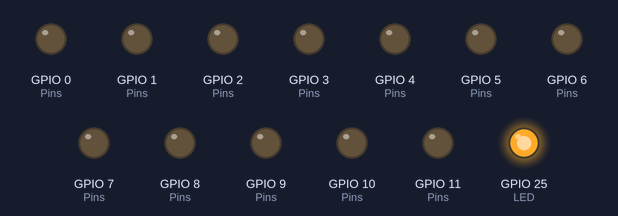
A sketch run on a simulated ESP32. On the bench: output pins drawn as LEDs (lit = HIGH).

Above: at 0.3 s.
At 3.1 s:
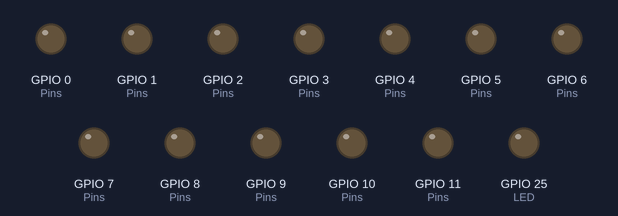
Timing chart, 0 to 7.3 s (numbered marks = the images above):
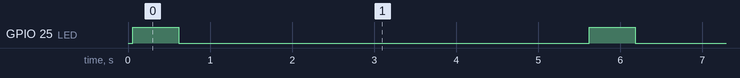

The sketch:

demo.ino
```cpp
///////// NOTE: This code is generated from the Micro Python script and may not properly impliment all features of the script. Please refer to the Micro Python script for full functionality. /////////

const int C = 0;
const int Cs = 1;
const int D = 2;
const int Ds = 3;
const int E = 4;
const int F = 5;
const int Fs = 6;
const int G = 7;
const int Gs = 8;
const int A = 9;
const int As = 10;
const int B = 11;
const int Oct_up = 14;
const int Oct_down = 13;
const int r = 20;
const int mode = 15;
const int LED = 25;

int music_list[] = {400, Oct_up, E, E, r, E, r, C, E, r, G, G, r, r, Oct_down, G, G, r, r, Oct_up, C, C, r, Oct_down, G, r, r, E, E, r, A, r, B, r, As, A, A,
                    G, G, Oct_up, E, G, A, A, F, G, r, E, r, C, F, D, r, r, G, Fs, F, Ds, r, E, r, Oct_down, Gs, A, r, Oct_up, C, Oct_down, A, Oct_up, C, D, r, r,
                    G, Fs, F, Cs, r, E, r, Oct_up, C, r, C, C, r, r, r, Oct_down, G, Fs, F, Ds, r, E, r, Oct_down, Gs, A, Oct_up, C, r, Oct_down, A, Oct_up, C, D, r, r, Ds,
                    r, Ds, r, D, r, r, r, r, r, r, D, C, r, C, r, C, C, r, C, r, C, D, r, E, C, r, Oct_down, A, G, G, r, r,
                    Oct_up, C, C, r, C, r, C, D, E, r, r, r, r, r, C, C, r, C, r, C, D, r, E, C, r, Oct_down, A, G, r, r, Oct_up, E, E, r, E, r, C, E, r, G, G, r, r, Oct_down, A, A, r, r};

void reset_input(int Pins[], int pinCount, int octave_up, int octave_down)
{
    for (int i = 0; i < pinCount; i++)
    {
        pinMode(Pins[i], OUTPUT);
        digitalWrite(Pins[i], LOW);
    }
    digitalWrite(octave_up, HIGH);
    delay(10);
    digitalWrite(octave_up, LOW);
    delay(10);
    digitalWrite(octave_up, HIGH);
    delay(10);
    digitalWrite(octave_up, LOW);
    delay(10);
    digitalWrite(octave_down, HIGH);
    delay(10);
    digitalWrite(octave_down, LOW);
    delay(10);
}

void push_btn(int pin)
{
    digitalWrite(pin, HIGH);
    delay(10);
    digitalWrite(pin, LOW);
    delay(10);
}

void play_note(int note, int BPM = 155)
{
    float BPS = 60.0 / BPM;
    digitalWrite(note, HIGH);
    delay(BPS * 1000);
    digitalWrite(note, LOW);
}

void play_music(int music[], int note_pin, int octave_up, int octave_down, int BPM = 155)
{
    int note;
    for (int i = 0; i < sizeof(music) / sizeof(music[0]); i++)
    {
        note = music[i];
        if (note == Oct_up)
        {
            push_btn(octave_up);
        }
        else if (note == Oct_down)
        {
            push_btn(octave_down);
        }
        else if (note == r)
        {
            delay(BPM * 2);
        }
        else
        {
            play_note(note_pin + note, BPM);
        }
        delay(BPM / 2);
    }
}

void setup()
{
    int Pins[] = {C, Cs, D, Ds, E, F, Fs, G, Gs, A, As, B};
    int pinCount = sizeof(Pins) / sizeof(Pins[0]);
    pinMode(LED, OUTPUT);
    reset_input(Pins, pinCount, Oct_up, Oct_down);
}

void loop()
{
    digitalWrite(LED, HIGH);
    play_music(music_list, C, Oct_up, Oct_down, 155);
    digitalWrite(LED, LOW);
    delay(5000);
}
```

Measured:
- by itself, GPIO 25 (LED): alternates HIGH for 0.56 s and LOW for 5.0 s
